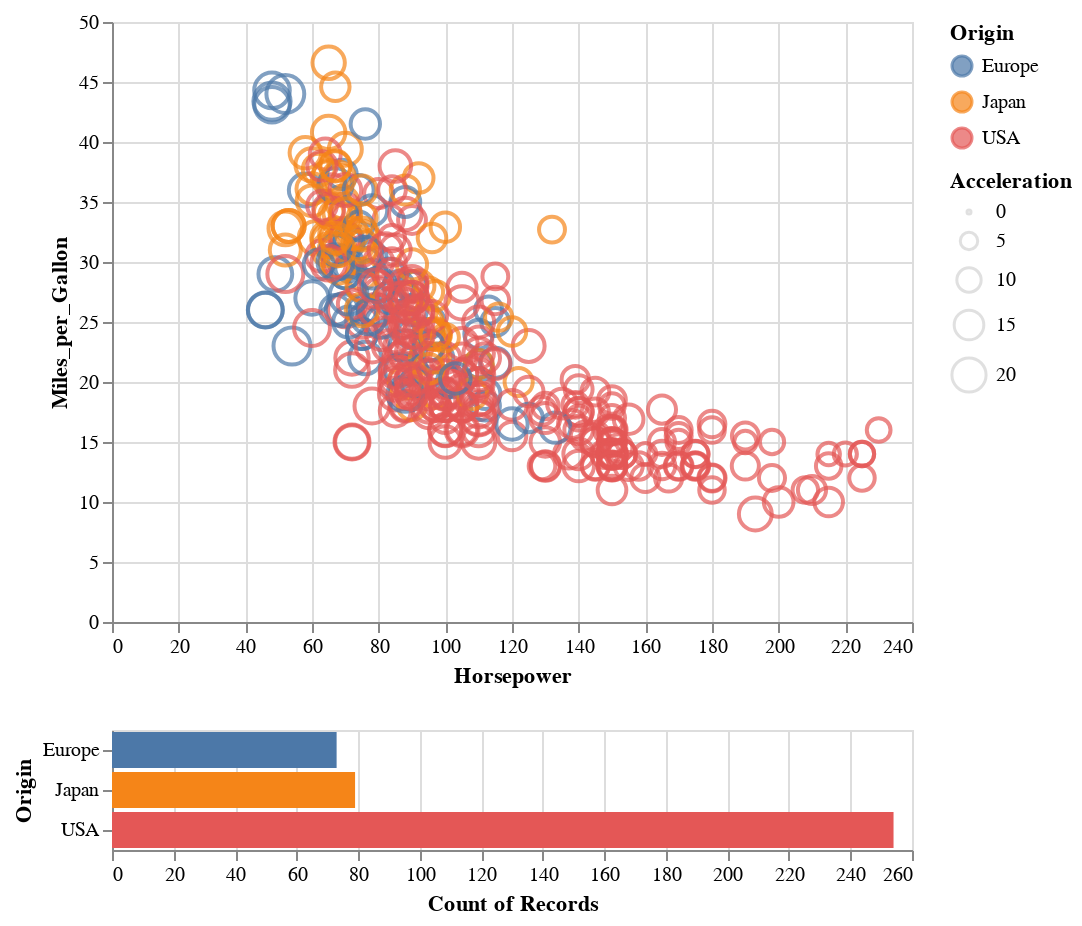

Notebook source saved alongside this figure:
### Markdown cell above
We can now plot the altair example, which is fully interactive, try dragging in the plot to select cars by their horsepower.

### Code cell
#| label: horsepower
points & bars

### Figure 1 — Vega-Lite specification as saved in the notebook (floating-point values rounded to 4 significant figures; data arrays with more than 128 entries replaced by an {"elided": "..."} marker saying what was removed)
{"config": {"view": {"continuousWidth": 400, "continuousHeight": 300}}, "vconcat": [{"mark": "point", "encoding": {"color": {"condition": {"type": "nominal", "field": "Origin", "selection": "selector001"}, "value": "lightgray"}, "size": {"type": "quantitative", "field": "Acceleration"}, "x": {"type": "quantitative", "field": "Horsepower"}, "y": {"type": "quantitative", "field": "Miles_per_Gallon"}}, "selection": {"selector001": {"type": "interval", "encodings": ["x"]}}}, {"mark": "bar", "encoding": {"color": {"type": "nominal", "field": "Origin"}, "x": {"type": "quantitative", "aggregate": "count", "field": "Origin"}, "y": {"type": "nominal", "field": "Origin"}}, "transform": [{"filter": {"selection": "selector001"}}]}], "data": {"name": "data-f02450ab61490a1363517a0190416235"}, "$schema": "https://vega.github.io/schema/vega-lite/v4.8.1.json", "datasets": {"data-f02450ab61490a1363517a0190416235": {"elided": "406 records"}}}
